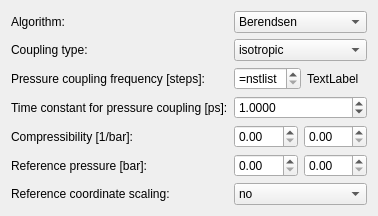
  <widget class="QWizardPage" name="pcouplWizardPage">
   <property name="title">
    <string>Pressure coupling</string>
   </property>
   <property name="subTitle">
    <string>Tune the barostat</string>
   </property>
   <attribute name="pageId">
    <string notr="true">barostatwizardpage</string>
   </attribute>
   <layout class="QGridLayout" name="gridLayout_10">
    <item row="0" column="0">
     <widget class="QLabel" name="label_49">
      <property name="text">
       <string>Algorithm:</string>
      </property>
     </widget>
    </item>
    <item row="1" column="0">
     <widget class="QLabel" name="label_50">
      <property name="text">
       <string>Coupling type:</string>
      </property>
     </widget>
    </item>
    <item row="2" column="1">
     <layout class="QHBoxLayout" name="horizontalLayout_2">
      <item>
       <widget class="QSpinBox" name="nstpcoupleSpinBox">
        <property name="specialValueText">
         <string>=nstlist</string>
        </property>
        <property name="minimum">
         <number>-1</number>
        </property>
        <property name="maximum">
         <number>99999999</number>
        </property>
        <property name="value">
         <number>-1</number>
        </property>
       </widget>
      </item>
      <item>
       <widget class="QLabel" name="nstpcoupleTimeLabel">
        <property name="text">
         <string>TextLabel</string>
        </property>
       </widget>
      </item>
     </layout>
    </item>
    <item row="5" column="1">
     <layout class="QHBoxLayout" name="horizontalLayout_4">
      <item>
       <widget class="QDoubleSpinBox" name="ref_pDoubleSpinbox_1"/>
      </item>
      <item>
       <widget class="QDoubleSpinBox" name="ref_pDoubleSpinBox_2"/>
      </item>
     </layout>
    </item>
    <item row="1" column="1">
     <widget class="QComboBox" name="pcopultypeComboBox">
      <item>
       <property name="text">
        <string>isotropic</string>
       </property>
      </item>
      <item>
       <property name="text">
        <string>semiisotropic</string>
       </property>
      </item>
      <item>
       <property name="text">
        <string>surface-tension</string>
       </property>
      </item>
     </widget>
    </item>
    <item row="5" column="0">
     <widget class="QLabel" name="label_54">
      <property name="text">
       <string>Reference pressure [bar]:</string>
      </property>
     </widget>
    </item>
    <item row="3" column="0">
     <widget class="QLabel" name="label_52">
      <property name="text">
       <string>Time constant for pressure coupling [ps]:</string>
      </property>
     </widget>
    </item>
    <item row="2" column="0">
     <widget class="QLabel" name="label_51">
      <property name="text">
       <string>Pressure coupling frequency [steps]:</string>
      </property>
     </widget>
    </item>
    <item row="3" column="1">
     <widget class="QDoubleSpinBox" name="tau_pDoubleSpinBox">
      <property name="decimals">
       <number>4</number>
      </property>
      <property name="maximum">
       <double>9999999.000000000000000</double>
      </property>
      <property name="value">
       <double>1.000000000000000</double>
      </property>
     </widget>
    </item>
    <item row="0" column="1">
     <widget class="QComboBox" name="pcouplComboBox">
      <item>
       <property name="text">
        <string>Berendsen</string>
       </property>
      </item>
      <item>
       <property name="text">
        <string>Parrinello-Rahman</string>
       </property>
      </item>
     </widget>
    </item>
    <item row="4" column="1">
     <layout class="QHBoxLayout" name="horizontalLayout_3">
      <item>
       <widget class="QDoubleSpinBox" name="compressibilityDoubleSpinBox_1"/>
      </item>
      <item>
       <widget class="QDoubleSpinBox" name="compressibilityDoubleSpinBox_2"/>
      </item>
     </layout>
    </item>
    <item row="4" column="0">
     <widget class="QLabel" name="label_53">
      <property name="text">
       <string>Compressibility [1/bar]:</string>
      </property>
     </widget>
    </item>
    <item row="6" column="0">
     <widget class="QLabel" name="label_55">
      <property name="text">
       <string>Reference coordinate scaling:</string>
      </property>
     </widget>
    </item>
    <item row="6" column="1">
     <widget class="QComboBox" name="refcoord_scalingComboBox">
      <item>
       <property name="text">
        <string>no</string>
       </property>
      </item>
      <item>
       <property name="text">
        <string>all</string>
       </property>
      </item>
      <item>
       <property name="text">
        <string>com</string>
       </property>
      </item>
     </widget>
    </item>
   </layout>
  </widget>
